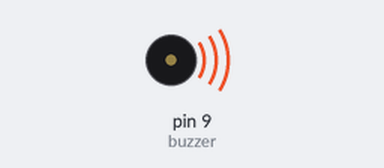
Bench run of a sketch on a simulated Arduino Uno, built with avr-gcc and run on an emulated ATmega328P. On the bench: buzzer (waves = sounding).

Above: at 0.5 s.
Timing chart, 0 to 4.6 s (numbered marks = the images above):
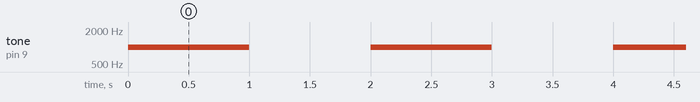

Measured:
- by itself, tone on pin 9 (buzzer): alternates 1000 Hz for 1.0 s and silent for 1.0 s

The sketch:

buzzer.ino
```cpp
const int buzzer=9;//buzzer to ardrino pin 9

void setup() {
 pinMode(buzzer,OUTPUT);//set buzzer-pin 9 as an output

}

void loop() {
 tone(buzzer,1000);//send 1KHZ sound signal....
 delay(1000);    //....for 1 sec
 noTone(buzzer); //stop sound....
 delay(1000);  //....for 1 sec
}
```
